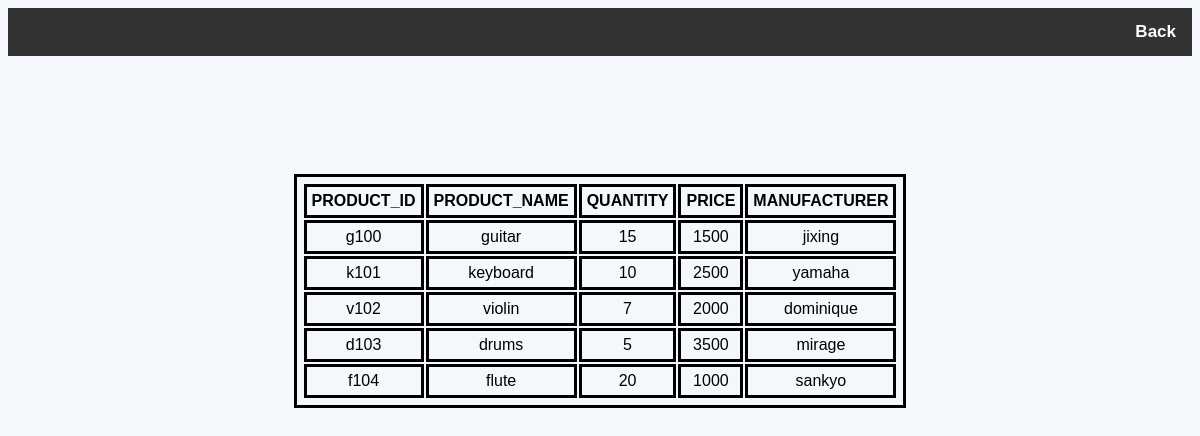
Page /adminview.php on the committed database.
### tables this page shows
CREATE TABLE `product_details` (
  `productid` varchar(5) NOT NULL,
  `productname` varchar(15) NOT NULL,
  `quantity` int(2) NOT NULL,
  `price` float NOT NULL,
  `manufacturer` varchar(15) NOT NULL
);

### adminview.php (the view, shortened to what this page needs)
<html>
<head>
</head>
<body style="background-color: #F4F7FC;">
    <div class="topnav">
        <a href="admin.html">Back</a>
</div><br>
<center> <?php
$conn = mysqli_connect("localhost","root","","stockmaintenance");;
$sql = "SELECT productid,productname,quantity,price,manufacturer FROM product_details";
$result = $conn->query($sql);
if ($result->num_rows > 0) {
    echo "<table><tr><th>PRODUCT_ID</th><th>PRODUCT_NAME</th><th>QUANTITY</th><th>PRICE</th><th>MANUFACTURER</th></tr>";
    while($row = $result->fetch_assoc()) {
                        echo "<tr><td>" . $row["productid"]. "</td><td>" . $row["productname"]. "</td><td>" . $row["quantity"]. "</td><td>" . $row["price"]. "</td><td>" . $row["manufacturer"]. "</td></tr>";
    }
    echo "</table>";
} else {
    echo "0 results";
}
    ?> </center>
</body>
</html>

### adminview.php (style rules this page uses)
.topnav { overflow: hidden; background-color: #333; }
.topnav a { float: right; color: white; text-align: center; padding: 14px 16px; text-decoration: none; font-size: 17px; font-weight:bold; }
body { font-family: Arial, Helvetica, sans-serif; }
table,th,td { border: solid black; padding: 5px; margin-top: 100px; text-align: center; }

### rows in the picture
product_details: productid "g100", productname "guitar", quantity "15", price "1500", manufacturer "jixing"
product_details: productid "k101", productname "keyboard", quantity "10", price "2500", manufacturer "yamaha"
product_details: productid "v102", productname "violin", quantity "7", price "2000", manufacturer "dominique"
product_details: productid "d103", productname "drums", quantity "5", price "3500", manufacturer "mirage"
product_details: productid "f104", productname "flute", quantity "20", price "1000", manufacturer "sankyo"
